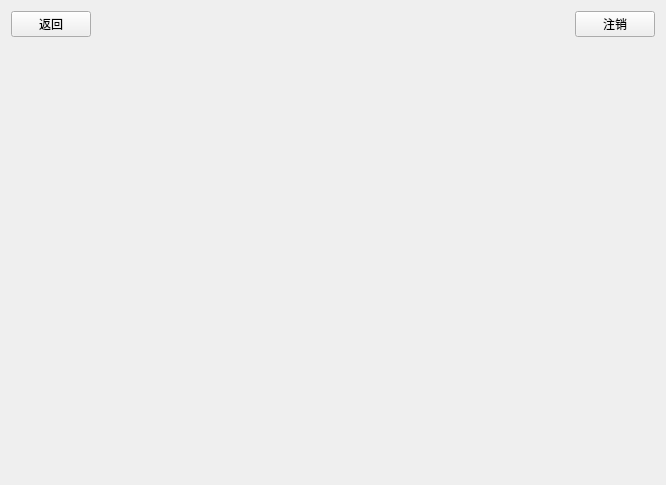
<?xml version="1.0" encoding="UTF-8"?>
<ui version="4.0">
 <class>MasterView</class>
 <widget class="QWidget" name="MasterView">
  <property name="geometry">
   <rect>
    <x>0</x>
    <y>0</y>
    <width>666</width>
    <height>485</height>
   </rect>
  </property>
  <property name="windowTitle">
   <string>MasterView</string>
  </property>
  <layout class="QVBoxLayout" name="verticalLayout">
   <item>
    <layout class="QHBoxLayout" name="horizontalLayout">
     <item>
      <widget class="QPushButton" name="btBack">
       <property name="text">
        <string>返回</string>
       </property>
      </widget>
     </item>
     <item>
      <spacer name="horizontalSpacer">
       <property name="orientation">
        <enum>Qt::Orientation::Horizontal</enum>
       </property>
       <property name="sizeHint" stdset="0">
        <size>
         <width>40</width>
         <height>20</height>
        </size>
       </property>
      </spacer>
     </item>
     <item>
      <widget class="QLabel" name="labelTitle">
       <property name="text">
        <string/>
       </property>
      </widget>
     </item>
     <item>
      <spacer name="horizontalSpacer_2">
       <property name="orientation">
        <enum>Qt::Orientation::Horizontal</enum>
       </property>
       <property name="sizeHint" stdset="0">
        <size>
         <width>40</width>
         <height>20</height>
        </size>
       </property>
      </spacer>
     </item>
     <item>
      <widget class="QPushButton" name="btLogout">
       <property name="text">
        <string>注销</string>
       </property>
      </widget>
     </item>
    </layout>
   </item>
   <item>
    <widget class="QStackedWidget" name="stackedWidget"/>
   </item>
  </layout>
 </widget>
 <resources/>
 <connections/>
</ui>
